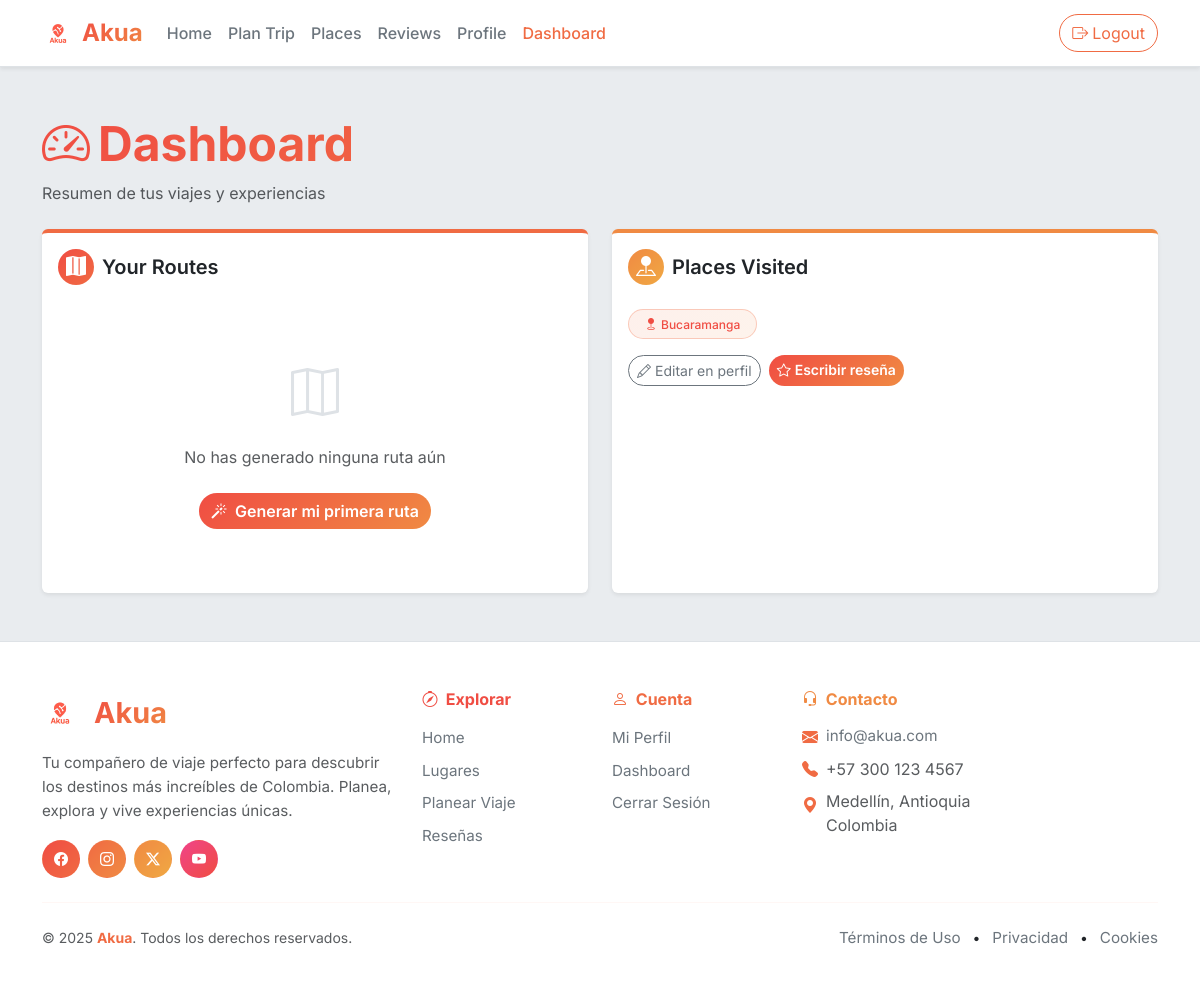
Page /dashboard/ (signed in) on the earlier database version.
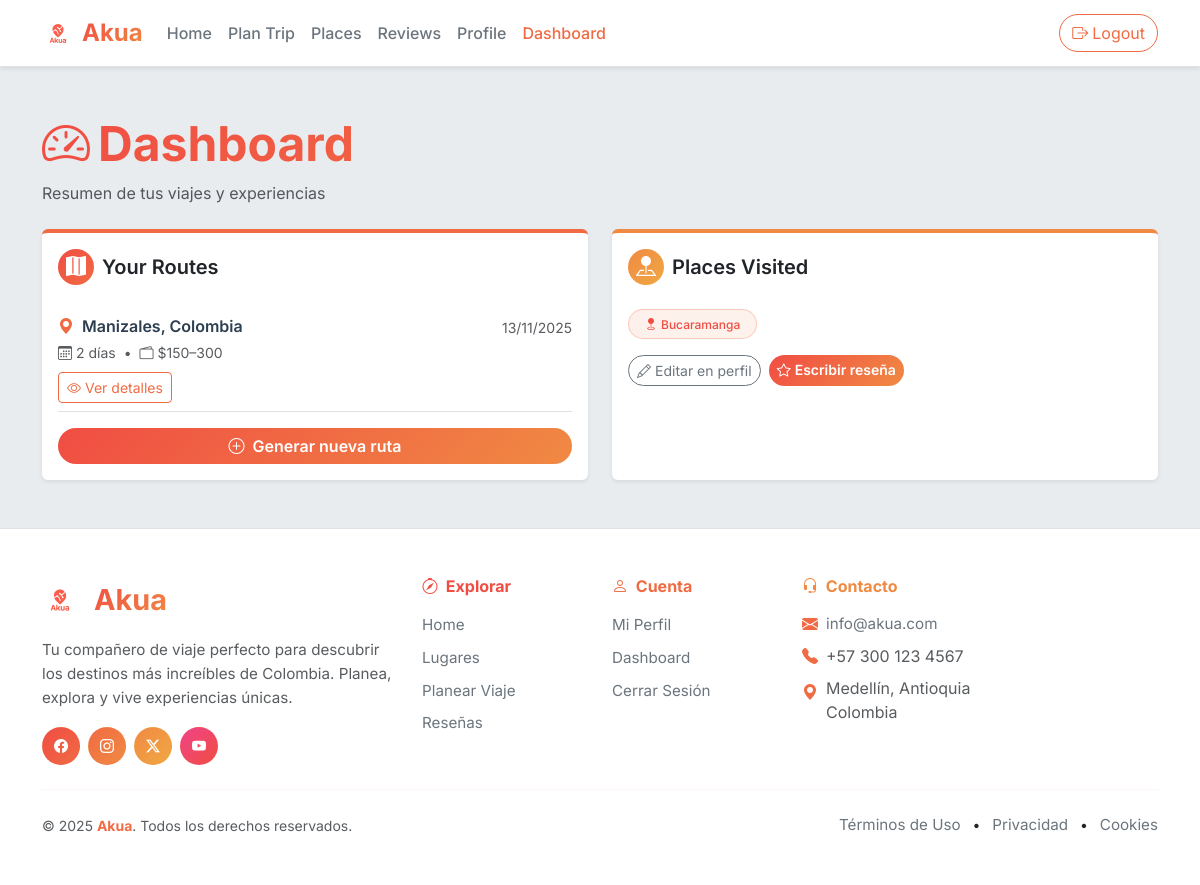
Same page on the later database version.
### core/models.py (models this page shows, shortened)
class Place(models.Model):
    id = models.AutoField(primary_key=True)
    name = models.CharField(
        max_length=200,
        unique=True,
        verbose_name="Nombre del Lugar"
    )
    slug = models.SlugField(max_length=220, unique=True, blank=True)
    photo = models.ImageField(
        upload_to='places_photos/',
        verbose_name="Foto Principal",
        blank=True,
        null=True
    )
    short_description = models.CharField(
        max_length=200,
        verbose_name="Descripción Breve",
        help_text="Descripción corta para las tarjetas"
    )
    events = models.CharField(
        max_length=500,
        blank=True,
        verbose_name="Eventos",
        help_text="Eventos disponibles en el lugar"
    )
    restaurants = models.CharField(
        max_length=500,
        blank=True,
        verbose_name="Restaurantes",
        help_text="Restaurantes recomendados"
    )
    hotels = models.CharField(
        max_length=500,
        blank=True,
        verbose_name="Hoteles",
        help_text="Hoteles cercanos"
    )
    estimated_cost = models.DecimalField(
        max_digits=10,
        decimal_places=2,
        default=0.00,
        verbose_name="Costo Estimado"
    )
    category = models.CharField(
        max_length=100,
        blank=True,
        verbose_name="Categoría",
        help_text="Ej: Playa, Montaña, Cultural"
    )
    rating_average = models.DecimalField(
        max_digits=3,
        decimal_places=2,
        default=0.00,
        verbose_name="Calificación Promedio"
    )
    city = models.CharField(max_length=100, blank=True, verbose_name="Ciudad")
    department = models.CharField(max_length=100, blank=True, verbose_name="Departamento")
    created_at = models.DateTimeField(auto_now_add=True)
    updated_at = models.DateTimeField(auto_now=True)
    class Meta:
        verbose_name = "Lugar"
        verbose_name_plural = "Lugares"
        ordering = ['-rating_average', 'name']

class Route(models.Model):
    user = models.ForeignKey(User, on_delete=models.CASCADE, related_name='routes')
    city = models.CharField(max_length=100)
    country = models.CharField(max_length=100)
    days = models.IntegerField()
    budget = models.CharField(max_length=50)
    ai_response = models.TextField()
    created_at = models.DateTimeField(auto_now_add=True)
    class Meta:
        ordering = ['-created_at']

### core/views.py (the view)
# urls.py: path('dashboard/', views.dashboard, name='dashboard'),
@login_required
def dashboard(request):
    routes = Route.objects.filter(user=request.user)[:5]
    profile = getattr(request.user, 'profile', None)
    visited_from_profile = []
    if profile and profile.visited_places:
        visited_from_profile = [
            place.strip()
            for place in profile.visited_places.split(',')
            if place.strip()
        ]
    reviewed_places = Review.objects.filter(user=request.user).values_list('place__name', flat=True).distinct()
    all_visited = list(set(visited_from_profile + list(reviewed_places)))
    context = {
        'routes': routes,
        'visited_places': all_visited[:10],
    }
    return render(request, 'core/dashboard.html', context)

### core/templates/core/dashboard.html (shortened to what this page needs)
{% extends 'core/base.html' %}
{% load static %}
{% block content %}
<div class="container py-5">
  <div class="mb-4">
    <h1 class="display-5 fw-bold mb-2" style="
      background: linear-gradient(135deg, #F04D43 0%, #F06B43 50%, #F08A43 100%);
      -webkit-background-clip: text;
      -webkit-text-fill-color: transparent;
      background-clip: text;
    ">
      <i class="bi bi-speedometer2 me-2"></i>Dashboard
    </h1>
    <p class="text-muted">Resumen de tus viajes y experiencias</p>
  </div>
  <div class="row g-4">
    <div class="col-md-6">
      <div class="card border-0 shadow-sm h-100" style="border-top: 4px solid #F06B43 !important;">
        <div class="card-body">
          <h5 class="fw-semibold mb-4 d-flex align-items-center">
            <span class="me-2 d-flex align-items-center justify-content-center rounded-circle" style="
              width: 36px;
              height: 36px;
              background: linear-gradient(135deg, #F04D43, #F06B43);
              color: white;
            ">
              <i class="bi bi-map-fill"></i>
            </span>
            Your Routes
          </h5>
          {% if routes %}
            <div class="list-group list-group-flush">
              {% for route in routes %}
                <div class="list-group-item px-0 border-0 border-bottom">
                  <div class="d-flex justify-content-between align-items-start">
                    <div>
                      <h6 class="mb-1 fw-semibold" style="color: #2c3e50;">
                        <i class="bi bi-geo-alt-fill me-1" style="color: #F06B43;"></i>
                        {{ route.city }}, {{ route.country }}
                      </h6>
                      <small class="text-muted">
                        <i class="bi bi-calendar3 me-1"></i>{{ route.days }} días
                        <span class="mx-1">•</span>
                        <i class="bi bi-wallet2 me-1"></i>{{ route.budget }}
                      </small>
                    </div>
                    <small class="text-muted">{{ route.created_at|date:"d/m/Y" }}</small>
                  </div>
                  <div class="d-flex gap-2 mt-2">
                    <button class="btn btn-sm btn-outline-secondary"
                            onclick="showRouteDetails('{{ route.city }}', '{{ route.country }}', '{{ route.days }}', '{{ route.budget }}', '{{ route.ai_response|escapejs }}')"
                            style="border-color: #F06B43; color: #F06B43;">
                      <i class="bi bi-eye me-1"></i>Ver detalles
                    </button>
                  </div>
                </div>
              {% endfor %}
            </div>
            <a href="{% url 'donde_ir' %}" class="btn btn-akua w-100 mt-3 rounded-pill">
              <i class="bi bi-plus-circle me-2"></i>Generar nueva ruta
            </a>
          {% else %}
            <div class="text-center py-5">
              <i class="bi bi-map" style="font-size: 3rem; color: #dee2e6;"></i>
              <p class="text-muted mt-3 mb-4">No has generado ninguna ruta aún</p>
              <a href="{% url 'donde_ir' %}" class="btn btn-akua rounded-pill">
                <i class="bi bi-magic me-2"></i>Generar mi primera ruta
              </a>
            </div>
          {% endif %}
        </div>
      </div>
    </div>
    <div class="col-md-6">
      <div class="card border-0 shadow-sm h-100" style="border-top: 4px solid #F08A43 !important;">
        <div class="card-body">
          <h5 class="fw-semibold mb-4 d-flex align-items-center">
            <span class="me-2 d-flex align-items-center justify-content-center rounded-circle" style="
              width: 36px;
              height: 36px;
              background: linear-gradient(135deg, #F08A43, #F0A843);
              color: white;
            ">
              <i class="bi bi-pin-map-fill"></i>
            </span>
            Places Visited
          </h5>
          {% if visited_places %}
            <div class="d-flex flex-wrap gap-2 mb-3">
              {% for place in visited_places %}
                <span class="badge rounded-pill px-3 py-2" style="
                  background: linear-gradient(135deg, rgba(240, 107, 67, 0.1), rgba(240, 138, 67, 0.1));
                  color: #F04D43;
                  border: 1px solid rgba(240, 107, 67, 0.3);
                  font-weight: 500;
                ">
                  <i class="bi bi-geo-fill me-1"></i>{{ place }}
                </span>
              {% endfor %}
            </div>
            <div class="d-flex gap-2 mt-3">
              <a href="{% url 'profile' %}" class="btn btn-sm btn-outline-secondary rounded-pill">
                <i class="bi bi-pencil me-1"></i>Editar en perfil
              </a>
              <a href="{% url 'write_review' %}" class="btn btn-sm btn-akua rounded-pill">
                <i class="bi bi-star me-1"></i>Escribir reseña
              </a>
            </div>
          {% endif %}
        </div>
      </div>
    </div>
  </div>
</div>
{% endblock %}

Differences in the rows shown:
added Route: city "Manizales", country "Colombia", days "2", budget "$150–300", created_at "13/11/2025"
Other differences:
text no longer shown: "No has generado ninguna ruta aún Generar mi primera ruta"
text now shown: "Generar nueva ruta"
